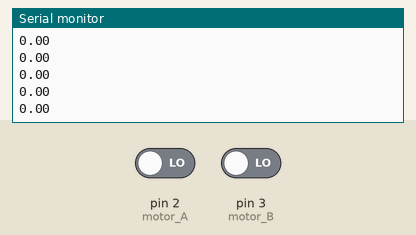
Recording of a sketch running on a simulated Arduino Uno, built with avr-gcc and run on an emulated ATmega328P. On the bench: the last lines printed to the serial monitor. The test bench sets the inputs (shaded band); at power-on: pin 2 (motor_A) LOW, pin 3 (motor_B) LOW.

Above: at 1.2 s.
1.3 s: pin 2 (motor_A) driven HIGH
At 1.34 s:
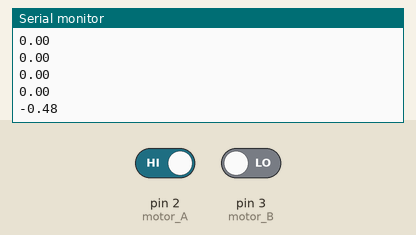
2.8 s: pin 3 (motor_B) driven HIGH
At 2.85 s:
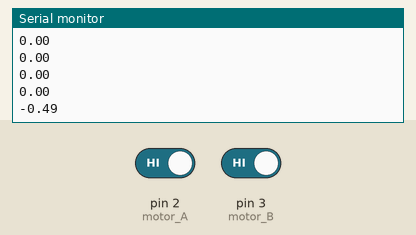
4.3 s: pin 3 (motor_B) driven LOW
At 4.32 s:
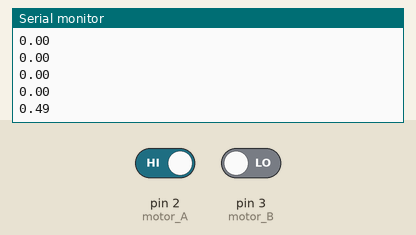
5.8 s: pin 2 (motor_A) driven LOW
At 5.84 s:
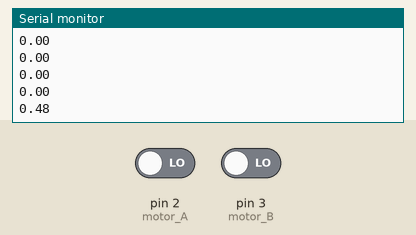
Timing chart, 0 to 8.3 s (numbered marks = the images above; inputs shaded):
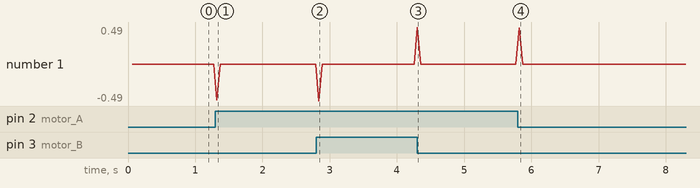

The sketch:

encoder_speed.ino
```cpp
int motor_A = 2;//中端口是0
int motor_B = 3;//中断口是1
volatile int count = 0;//如果是正转，那么每计数一次自增1，如果是反转，那么每计数一次自减1


int reducation = 56;//减速比，根据电机参数设置，比如 15 | 30 | 60
int pulse = 11; //编码器旋转一圈产生的脉冲数该值需要参考商家电机参数
int per_round = pulse * reducation * 4;//车轮旋转一圈产生的脉冲数
long start_time = millis();//一个计算周期的开始时刻，初始值为 millis();
long interval_time = 50;//一个计算周期 50ms
double current_vel;


void count_A(){
  //2倍频计数实现
  //手动旋转电机一圈，输出结果为 一圈脉冲数 * 减速比 * 2
  if(digitalRead(motor_A) == HIGH){

    if(digitalRead(motor_B) == HIGH){//A 高 B 高
      count++;
    } else {//A 高 B 低
      count--;
    }


  } else {

    if(digitalRead(motor_B) == LOW){//A 低 B 低
      count++;
    } else {//A 低 B 高
      count--;
    }

  }

}

//与A实现类似
//4倍频计数实现
//手动旋转电机一圈，输出结果为 一圈脉冲数 * 减速比 * 4
void count_B(){
  if(digitalRead(motor_B) == HIGH){

    if(digitalRead(motor_A) == LOW){//B 高 A 低
      count++;
    } else {//B 高 A 高
      count--;
    }


  } else {

    if(digitalRead(motor_A) == HIGH){//B 低 A 高
      count++;
    } else {//B 低 A 低
      count--;
    }

  }

}


//获取当前转速的函数
void get_current_vel(){
  long right_now = millis();
  long past_time = right_now - start_time;//计算逝去的时间
  if(past_time >= interval_time){//如果逝去时间大于等于一个计算周期
    //1.禁止中断
    noInterrupts();
    //2.计算转速 转速单位可以是秒，也可以是分钟... 自定义即可
    current_vel = (double)count / per_round / past_time * 1000 * 60;
    //3.重置计数器
    count = 0;
    //4.重置开始时间
    start_time = right_now;
    //5.重启中断
    interrupts();

    Serial.println(current_vel);

  }
}


void setup() {
  Serial.begin(57600);//设置波特率
  pinMode(2,INPUT);
  pinMode(3,INPUT);
  attachInterrupt(0,count_A,CHANGE);//当电平发生改变时触发中断函数
  //四倍频统计需要为B相也添加中断
  attachInterrupt(1,count_B,CHANGE);
}

void loop() {
  //测试计数器输出
  //delay(3000);
  //Serial.println(count);

  delay(10);
  get_current_vel();

}
```

Measured:
- after the input at 1.3 s, the serial monitor: prints a new line at once (image 1)
- after the input at 2.8 s, the serial monitor: prints a new line at once (image 2)
- after the input at 4.3 s, the serial monitor: prints a new line at once (image 3)
- after the input at 5.8 s, the serial monitor: prints a new line at once (image 4)
